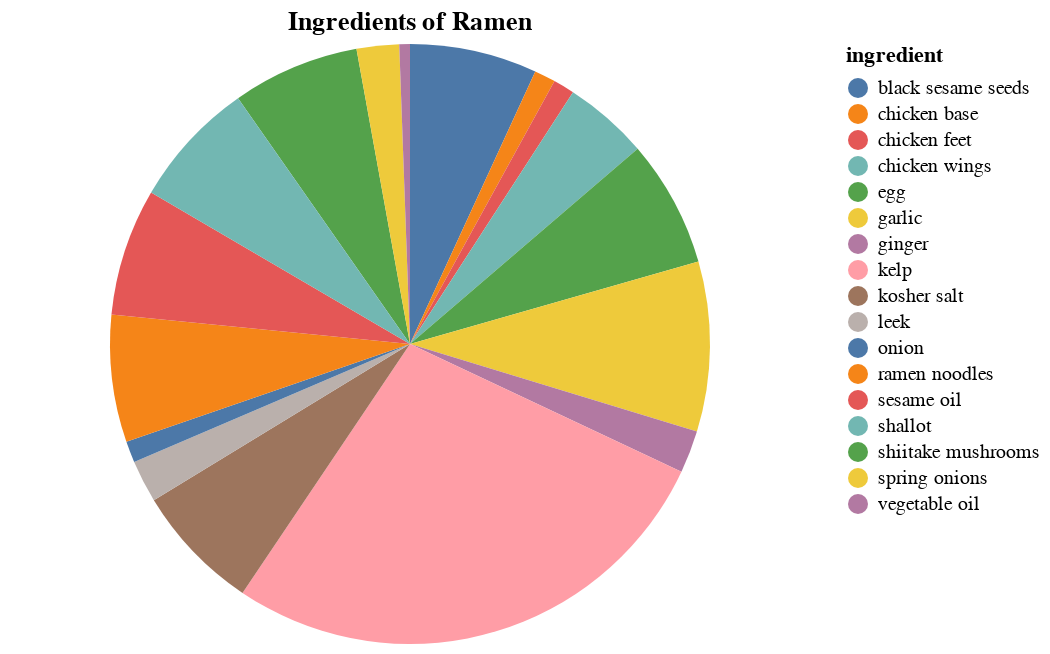

Notebook source saved alongside this figure:
### Code cell
import altair as alt


viz1 = alt.Chart(df).mark_arc().encode(
    theta=alt.Theta("amount:Q"),
    color=alt.Color("ingredient:N"),
).properties(title='Ingredients of Ramen')
viz1

### Figure 1 — Vega-Lite specification as saved in the notebook (floating-point values rounded to 4 significant figures)
{"config": {"view": {"continuousWidth": 400, "continuousHeight": 300}}, "data": {"name": "data-ae914231d20e60a5a9ff4a855ed9fbf4"}, "mark": "arc", "encoding": {"color": {"field": "ingredient", "type": "nominal"}, "theta": {"field": "amount", "type": "quantitative"}}, "title": "Ingredients of Ramen", "$schema": "https://vega.github.io/schema/vega-lite/v4.17.0.json", "datasets": {"data-ae914231d20e60a5a9ff4a855ed9fbf4": [{"ingredient": "black sesame seeds", "amount": 6.0, "unit": "servings"}, {"ingredient": "chicken base", "amount": 1.0, "unit": "cubes"}, {"ingredient": "chicken feet", "amount": 1.0, "unit": "pound"}, {"ingredient": "chicken wings", "amount": 4.0, "unit": "pounds"}, {"ingredient": "egg", "amount": 6.0, "unit": "servings"}, {"ingredient": "shiitake mushrooms", "amount": 6.0, "unit": "ounces"}, {"ingredient": "garlic", "amount": 8.0, "unit": "cloves"}, {"ingredient": "ginger", "amount": 2.0, "unit": "inch"}, {"ingredient": "kelp", "amount": 24.0, "unit": "inch"}, {"ingredient": "kosher salt", "amount": 6.0, "unit": "servings"}, {"ingredient": "leek", "amount": 2.0, "unit": ""}, {"ingredient": "onion", "amount": 1.0, "unit": ""}, {"ingredient": "ramen noodles", "amount": 6.0, "unit": "servings"}, {"ingredient": "spring onions", "amount": 2.0, "unit": "bunches"}, {"ingredient": "sesame oil", "amount": 6.0, "unit": "servings"}, {"ingredient": "shallot", "amount": 6.0, "unit": ""}, {"ingredient": "vegetable oil", "amount": 0.5, "unit": "cup"}]}}
